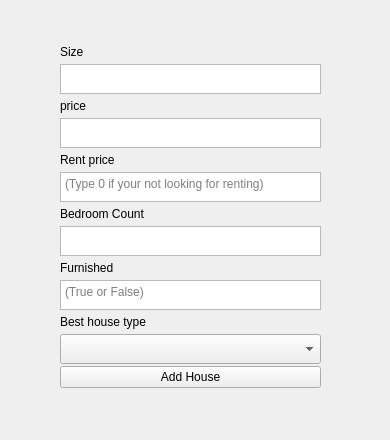
<?xml version="1.0" encoding="UTF-8"?>
<ui version="4.0">
 <class>BuyBestHouse</class>
 <widget class="QWidget" name="BuyBestHouse">
  <property name="geometry">
   <rect>
    <x>0</x>
    <y>0</y>
    <width>390</width>
    <height>440</height>
   </rect>
  </property>
  <property name="maximumSize">
   <size>
    <width>390</width>
    <height>440</height>
   </size>
  </property>
  <property name="windowTitle">
   <string>Saha Housings - Buy the Bes House</string>
  </property>
  <widget class="QWidget" name="verticalLayoutWidget">
   <property name="geometry">
    <rect>
     <x>60</x>
     <y>40</y>
     <width>261</width>
     <height>361</height>
    </rect>
   </property>
   <layout class="QVBoxLayout" name="formLayout">
    <property name="spacing">
     <number>0</number>
    </property>
    <item>
     <widget class="QLabel" name="sizeLabel">
      <property name="maximumSize">
       <size>
        <width>16777215</width>
        <height>20</height>
       </size>
      </property>
      <property name="text">
       <string>Size</string>
      </property>
     </widget>
    </item>
    <item>
     <widget class="QTextEdit" name="sizeTextEdit">
      <property name="maximumSize">
       <size>
        <width>16777215</width>
        <height>30</height>
       </size>
      </property>
     </widget>
    </item>
    <item>
     <widget class="QLabel" name="priceLabel">
      <property name="maximumSize">
       <size>
        <width>16777215</width>
        <height>20</height>
       </size>
      </property>
      <property name="text">
       <string>price</string>
      </property>
     </widget>
    </item>
    <item>
     <widget class="QTextEdit" name="priceTextEdit">
      <property name="maximumSize">
       <size>
        <width>16777215</width>
        <height>30</height>
       </size>
      </property>
     </widget>
    </item>
    <item>
     <widget class="QLabel" name="rentPriceLabel">
      <property name="maximumSize">
       <size>
        <width>16777215</width>
        <height>20</height>
       </size>
      </property>
      <property name="text">
       <string>Rent price</string>
      </property>
     </widget>
    </item>
    <item>
     <widget class="QTextEdit" name="rentPriceTextEdit">
      <property name="maximumSize">
       <size>
        <width>16777215</width>
        <height>30</height>
       </size>
      </property>
      <property name="placeholderText">
       <string>(Type 0 if your not looking for renting)</string>
      </property>
     </widget>
    </item>
    <item>
     <widget class="QLabel" name="bedroomCountLabel">
      <property name="maximumSize">
       <size>
        <width>16777215</width>
        <height>20</height>
       </size>
      </property>
      <property name="text">
       <string>Bedroom Count</string>
      </property>
     </widget>
    </item>
    <item>
     <widget class="QTextEdit" name="bedroomCountTextEdit">
      <property name="maximumSize">
       <size>
        <width>16777215</width>
        <height>30</height>
       </size>
      </property>
     </widget>
    </item>
    <item>
     <widget class="QLabel" name="furnishedLabel">
      <property name="maximumSize">
       <size>
        <width>16777215</width>
        <height>20</height>
       </size>
      </property>
      <property name="text">
       <string>Furnished</string>
      </property>
     </widget>
    </item>
    <item>
     <widget class="QTextEdit" name="furnishedTextEdit">
      <property name="maximumSize">
       <size>
        <width>16777215</width>
        <height>30</height>
       </size>
      </property>
      <property name="placeholderText">
       <string>(True or False)</string>
      </property>
     </widget>
    </item>
    <item>
     <widget class="QLabel" name="bestHouseTypeLabel">
      <property name="maximumSize">
       <size>
        <width>16777215</width>
        <height>20</height>
       </size>
      </property>
      <property name="text">
       <string>Best house type</string>
      </property>
     </widget>
    </item>
    <item>
     <widget class="QComboBox" name="bestHouseTypeComboBox">
      <property name="maximumSize">
       <size>
        <width>16777215</width>
        <height>30</height>
       </size>
      </property>
      <property name="editable">
       <bool>false</bool>
      </property>
      <property name="currentText">
       <string/>
      </property>
      <property name="maxVisibleItems">
       <number>2</number>
      </property>
      <property name="maxCount">
       <number>2</number>
      </property>
      <property name="placeholderText">
       <string>Your best house by?</string>
      </property>
     </widget>
    </item>
    <item>
     <widget class="QPushButton" name="searchHouseButton">
      <property name="text">
       <string>Add House</string>
      </property>
     </widget>
    </item>
   </layout>
  </widget>
 </widget>
 <resources/>
 <connections/>
</ui>
